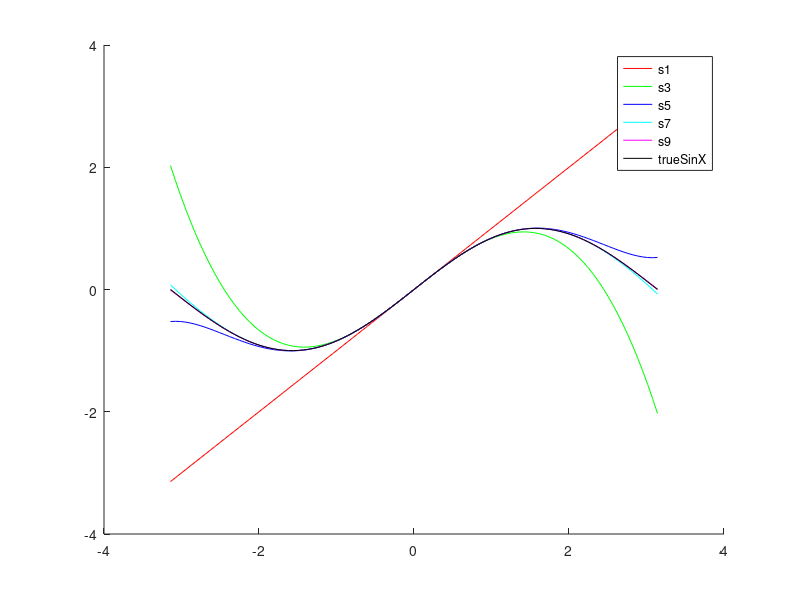

The MATLAB script that drew this image:
%creating the range
x = linspace(-1*pi,1*pi);

%defining sin(x) as well as taylor series approximations
trueSinX = sin(x);
s1 = x;
s3 = x - (x.^3)/factorial(3);
s5 = x - (x.^3)/factorial(3) + (x.^5)/factorial(5);
s7 = x - (x.^3)/factorial(3) + (x.^5)/factorial(5)- (x.^7)/factorial(7);
s9 = x - (x.^3)/factorial(3) + (x.^5)/factorial(5)- (x.^7)/factorial(7) + (x.^9)/factorial(9);

%plotting approximations
figure
hold on
p1 = plot(x, s1, "red");
p3 = plot(x, s3, "green");
p5 = plot(x, s5, "blue");
p7 = plot(x, s7, "cyan");
p9 = plot(x, s9, "magenta");
p0 = plot(x, trueSinX, "black");

legend("s1", "s3", "s5", "s7", "s9", "trueSinX")

